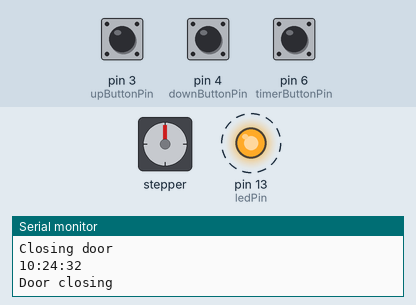
This sketch was run on a simulated Arduino Uno, built with avr-gcc and run on an emulated ATmega328P. Shown: stepper motor, output pins drawn as LEDs (lit = HIGH), the last lines printed to the serial monitor. Dashed ring = blinking. Inputs (shaded band) come from the test bench; at power-on: pin 4 (downButtonPin) LOW, pin 6 (timerButtonPin) HIGH, pin 3 (upButtonPin) LOW. The local clock reads 2024-03-15 10:24:30 at power-on unless the sketch sets it; stepper angles assume 512 steps per turn; pins used as bus, display or sensor lines are not drawn.

Above: at 2.8 s.
2.9 s: pin 4 (downButtonPin) pulled HIGH for 1.25 s
At 4.6 s:
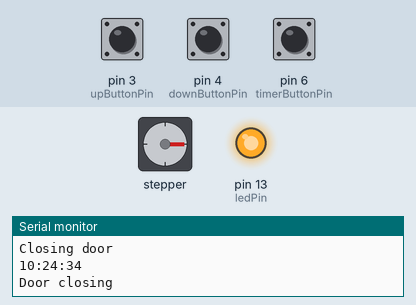
6.4 s: pin 4 (downButtonPin) pulled HIGH for 1.25 s
At 8.4 s:
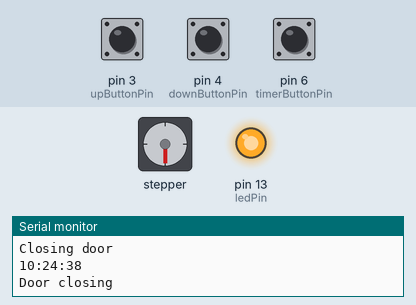
10.1 s: pin 4 (downButtonPin) pulled HIGH for 3.2 s
At 13.7 s:
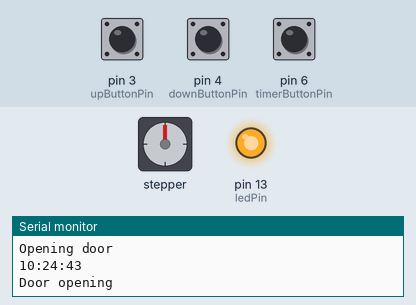
15.9 s: pin 6 (timerButtonPin) pulled LOW for 1.25 s
19.4 s: pin 6 (timerButtonPin) pulled LOW for 1.25 s
Timing chart, 0 to 23.9 s (numbered marks = the images above; inputs shaded):
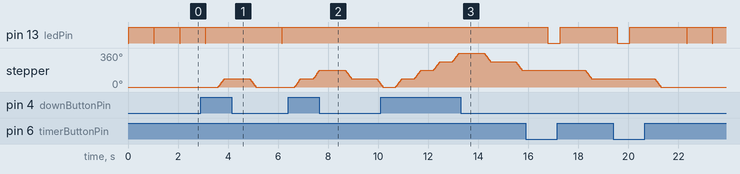

Measured:
- after the input at 2.9 s, pin 13 (ledPin): HIGH → LOW after 3.2 s, → HIGH 0.02 s later; stepper: turns 90° clockwise in 0.24 s, then 90° counter-clockwise in 0.24 s
- after the input at 6.4 s, pin 13 (ledPin): stops changing and stays HIGH; stepper: turns 90° clockwise in 0.24 s, then 90° clockwise in 0.24 s, then 90° counter-clockwise in 0.24 s, then 50° counter-clockwise in 0.12 s
- after the input at 10.1 s, pin 13 (ledPin): stops changing and stays HIGH
- by itself, pin 13 (ledPin): alternates HIGH for 1.0 s and LOW for 0.02 s

The sketch:

catdoor.ino
```cpp
/*
   Catdoor Controller

   from: Adafruit Arduino - Lesson 16. Stepper
*/
#include <DS1307RTC.h>
#include "RTClib.h"
#include <stdio.h>
#include <time.h>
#include <Stepper.h>
#include <TimeLib.h>
#include <TimeAlarms.h>

// Date and time functions using a DS1307 RTC connected via I2C and Wire lib
#include <Wire.h>

RTC_DS1307 rtc;

#define NANO // using different pinout for a nano board vs a pro mini
//#define FORCE_TIME_UPDATE
#define BOARD_HAS_RTC

#ifdef NANO
  int in1Pin = 12;
  int in2Pin = 11;
  int in3Pin = 10;
  int in4Pin = 9;
#else
  int in1Pin = 13;
  int in2Pin = 12;
  int in3Pin = 11;
  int in4Pin = 10;
#endif

int ledPin = 13;

Stepper motor(512, in1Pin, in3Pin, in2Pin, in4Pin);
int previous = 0;

#ifdef NANO
  const int upButtonPin = 3; // button to open door, disables timer mode
  const int timerButtonPin = 6; // button to turn on timer mode
  const int downButtonPin = 4; // nano down button to close door, also disables timer mode
#else
  const int upButtonPin = 3; // button to open door, disables timer mode
  const int timerButtonPin = 4; // button to turn on timer mode
  const int downButtonPin = 5; // mini pro down button
#endif

bool timerMode = true;

int stepsPerRevolution = 2048;
int stepsToOpen = stepsPerRevolution * 6.25;
int stepsPerLoop = stepsToOpen / 100;

int openDoorPosition = 0;
int closedDoorPosition = stepsToOpen;
int doorPosition = stepsToOpen; // initialize as though door is closed

bool doorInMotion = false;
bool doorDirectionOpen = false;


AlarmID_t alarmIDs[6];
int alarmCount = 0;

int lastHourDumped = -1;
int lastMinuteDumped = -1;

void printDigits(int digits) {
  Serial.print(":");
  if (digits < 10)
    Serial.print('0');
  Serial.print(digits);
}

void digitalClockDisplay(time_t t) {
  // digital clock display of the time
  Serial.print(hour(t));
  printDigits(minute(t));
  printDigits(second(t));
  Serial.println();
}

void digitalClockDisplay() {
    return digitalClockDisplay(now());
}

void dumpAlarmValues() {
  Serial.println("Current Alarms:");
  for (int i = 0; i < alarmCount; i++) {
    digitalClockDisplay(Alarm.read(alarmIDs[i]));
  }
  Serial.print("Next Alarm to trigger at: ");
  digitalClockDisplay(Alarm.getNextTrigger());
  Serial.println();
}

// trying to lower power use by disabling stepper between opening/closing
void disableStepper() {
  doorInMotion = false;
  digitalWrite(in1Pin, LOW);
  digitalWrite(in2Pin, LOW);
  digitalWrite(in3Pin, LOW);
  digitalWrite(in4Pin, LOW);
}

void enableStepper() {
  doorInMotion = true;
  digitalWrite(in1Pin, HIGH);
  digitalWrite(in2Pin, HIGH);
  digitalWrite(in3Pin, HIGH);
  digitalWrite(in4Pin, HIGH);
}

void moveDoor() {
  if (doorDirectionOpen && (doorPosition > openDoorPosition)) {
    motor.step(stepsPerLoop);
    doorPosition += stepsPerLoop * -1;
  } else if (!doorDirectionOpen && doorPosition < closedDoorPosition) {
    motor.step(stepsPerLoop * -1);
    doorPosition += stepsPerLoop;
  } else {
    digitalClockDisplay();
    Serial.print("Door ");
    Serial.println(doorDirectionOpen ? "opened" : "closed");
    digitalWrite(ledPin, LOW);
    dumpAlarmValues();
    disableStepper();
  }
}

void startDoorMove(bool open) {
  digitalClockDisplay();
  Serial.print("Door ");
  Serial.println(open ? "opening" : "closing");
  digitalWrite(ledPin, HIGH);
  enableStepper();
  doorDirectionOpen = open;
}

void morningOpen() {
  Serial.println("Timer open start");
  if (timerMode) {
    Serial.println("Time to open door");
    startDoorMove(true);
  }
}

void eveningClose() {
  Serial.println("Timer close start");
  if (timerMode) {
    Serial.println("Time to close door");
    startDoorMove(false);
  }
}

void setup()
{
  pinMode(in1Pin, OUTPUT);
  pinMode(in2Pin, OUTPUT);
  pinMode(in3Pin, OUTPUT);
  pinMode(in4Pin, OUTPUT);

  pinMode(ledPin, OUTPUT);
  pinMode(upButtonPin, INPUT);
  pinMode(downButtonPin, INPUT);

  // this line is for Leonardo's, it delays the serial interface
  // until the terminal window is opened
  while (!Serial);

  Serial.println("starting up");

  Serial.begin(57600);
  if (!rtc.begin()) {
    Serial.println("Couldn't find RTC");
    while (1);
  }

#ifdef FORCE_TIME_UPDATE
  rtc.adjust(DateTime(F(__DATE__), F(__TIME__))); // set clock to time of last compilation
#endif

#ifdef BOARD_HAS_RTC //real time clock installed
  if (!rtc.isrunning()) {
    Serial.println("RTC is NOT running!");
    // following line sets the RTC to the date & time this sketch was compiled
    rtc.adjust(DateTime(F(__DATE__), F(__TIME__)));
    // This line sets the RTC with an explicit date & time, for example to set
    // January 21, 2014 at 3am you would call:
    //rtc.adjust(DateTime(2017, 1, 6, 0, 0, 0));
  } else {
    Serial.println("RTC is running");
  }

  setSyncProvider(RTC.get); // the function to get the time from the RTC
  if (timeStatus() != timeSet) {
    Serial.println("Time set failed");
  }
  setTime(rtc.now().unixtime());
#else /// no real time clock, set clock to last compile time
  // manually set the time
  setTime(23, 50, 0, 1, 17, 18);
#endif

  motor.setSpeed(60);
  digitalClockDisplay();

  Serial.println("Setting alarms");

  alarmIDs[alarmCount] = Alarm.alarmRepeat(5, 46, 0, morningOpen); // open 5:46am
  alarmCount += 1;
  alarmIDs[alarmCount] = Alarm.alarmRepeat(6, 1, 0, morningOpen); // open again at 6am (shouldn't need to happen)
  alarmCount += 1;
  alarmIDs[alarmCount] = Alarm.alarmRepeat(22, 1, 0, eveningClose); // close at 10pm
  alarmCount += 1;
  alarmIDs[alarmCount] = Alarm.alarmRepeat(23, 1, 0, eveningClose); // close again at 11pm in case door was manually opened
  alarmCount += 1;
  alarmIDs[alarmCount] = Alarm.alarmRepeat(2, 1, 0, eveningClose); // close again at 2am
  alarmCount += 1;
  dumpAlarmValues();
  digitalWrite(ledPin, LOW);
}

bool moveOnPress(int pin, bool directionUp) {
  if (digitalRead(pin) == LOW) {
    digitalClockDisplay();
    Serial.println(directionUp ? "Opening door" : "Closing door");
    startDoorMove(directionUp);
    Alarm.delay(500); // debounce
    return true;
  }
  return false;
}

void loop()
{
  moveOnPress(upButtonPin, true);
  moveOnPress(downButtonPin, false);

  if (digitalRead(timerButtonPin) == LOW) {
    // switch to timer mode
    digitalClockDisplay();
    Serial.println("Door motion stopped");
    timerMode = true;
    disableStepper();
    digitalWrite(ledPin, LOW);
    Alarm.delay(500); // debounce
  }

  if (doorInMotion) {
    moveDoor();
  }

  if (minute() % 15 == 0) {
    if (lastHourDumped != hour() || lastMinuteDumped != minute()) {
      lastHourDumped = hour();
      lastMinuteDumped = minute();
      digitalClockDisplay();
      dumpAlarmValues();
    }
  }

  Alarm.delay(0);
}
```
